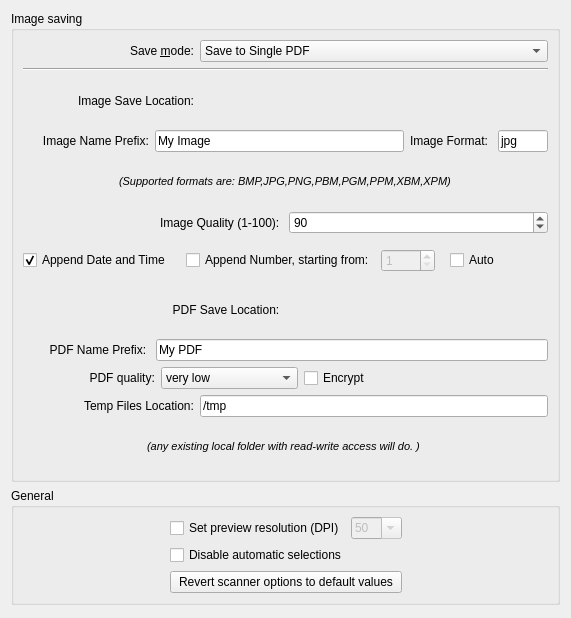
<?xml version="1.0" encoding="UTF-8"?>
<ui version="4.0">
 <class>kEasySkanSettings</class>
 <widget class="QWidget" name="kEasySkanSettings">
  <property name="geometry">
   <rect>
    <x>0</x>
    <y>0</y>
    <width>571</width>
    <height>618</height>
   </rect>
  </property>
  <property name="minimumSize">
   <size>
    <width>400</width>
    <height>560</height>
   </size>
  </property>
  <property name="windowTitle">
   <string>Settings</string>
  </property>
  <layout class="QGridLayout" name="gridLayout_3">
   <property name="sizeConstraint">
    <enum>QLayout::SetNoConstraint</enum>
   </property>
   <item row="1" column="0">
    <widget class="QGroupBox" name="generalGB">
     <property name="sizePolicy">
      <sizepolicy hsizetype="Preferred" vsizetype="Fixed">
       <horstretch>0</horstretch>
       <verstretch>0</verstretch>
      </sizepolicy>
     </property>
     <property name="title">
      <string>General</string>
     </property>
     <layout class="QGridLayout" name="gridLayout_2">
      <item row="0" column="1">
       <widget class="QCheckBox" name="setPreviewDPI">
        <property name="text">
         <string>Set preview resolution (DPI)</string>
        </property>
       </widget>
      </item>
      <item row="0" column="2">
       <widget class="QComboBox" name="previewDPI">
        <property name="enabled">
         <bool>false</bool>
        </property>
        <property name="editable">
         <bool>true</bool>
        </property>
        <item>
         <property name="text">
          <string>50</string>
         </property>
        </item>
        <item>
         <property name="text">
          <string>75</string>
         </property>
        </item>
        <item>
         <property name="text">
          <string>100</string>
         </property>
        </item>
        <item>
         <property name="text">
          <string>150</string>
         </property>
        </item>
        <item>
         <property name="text">
          <string>300</string>
         </property>
        </item>
        <item>
         <property name="text">
          <string notr="true">600</string>
         </property>
        </item>
       </widget>
      </item>
      <item row="1" column="1" colspan="2">
       <widget class="QCheckBox" name="u_disableSelections">
        <property name="text">
         <string>Disable automatic selections</string>
        </property>
       </widget>
      </item>
      <item row="0" column="0">
       <spacer name="horizontalSpacer">
        <property name="orientation">
         <enum>Qt::Horizontal</enum>
        </property>
        <property name="sizeHint" stdset="0">
         <size>
          <width>40</width>
          <height>20</height>
         </size>
        </property>
       </spacer>
      </item>
      <item row="0" column="3">
       <spacer name="horizontalSpacer_2">
        <property name="orientation">
         <enum>Qt::Horizontal</enum>
        </property>
        <property name="sizeHint" stdset="0">
         <size>
          <width>40</width>
          <height>20</height>
         </size>
        </property>
       </spacer>
      </item>
      <item row="2" column="1" colspan="2">
       <widget class="QPushButton" name="revertOptions">
        <property name="text">
         <string>Revert scanner options to default values</string>
        </property>
       </widget>
      </item>
     </layout>
    </widget>
   </item>
   <item row="2" column="0">
    <spacer name="verticalSpacer">
     <property name="orientation">
      <enum>Qt::Vertical</enum>
     </property>
     <property name="sizeType">
      <enum>QSizePolicy::Maximum</enum>
     </property>
     <property name="sizeHint" stdset="0">
      <size>
       <width>10</width>
       <height>2</height>
      </size>
     </property>
    </spacer>
   </item>
   <item row="0" column="0">
    <widget class="QGroupBox" name="groupBox">
     <property name="title">
      <string>Image saving</string>
     </property>
     <layout class="QGridLayout" name="gridLayout">
      <item row="8" column="0" colspan="3">
       <layout class="QHBoxLayout" name="horizontalLayout_5">
        <item alignment="Qt::AlignRight">
         <widget class="QLabel" name="label_10">
          <property name="toolTip">
           <string>&lt;html&gt;&lt;head/&gt;&lt;body&gt;&lt;p&gt;Default location for saving PDF files.&lt;/p&gt;&lt;/body&gt;&lt;/html&gt;</string>
          </property>
          <property name="text">
           <string>     PDF Save Location: </string>
          </property>
         </widget>
        </item>
        <item>
         <widget class="KUrlRequester" name="savePdfDir">
          <property name="mode">
           <set>KFile::Directory</set>
          </property>
         </widget>
        </item>
       </layout>
      </item>
      <item row="11" column="0" alignment="Qt::AlignRight">
       <widget class="QLabel" name="label_3">
        <property name="text">
         <string>Temp Files Location:</string>
        </property>
       </widget>
      </item>
      <item row="2" column="0" colspan="3">
       <widget class="Line" name="line">
        <property name="orientation">
         <enum>Qt::Horizontal</enum>
        </property>
       </widget>
      </item>
      <item row="1" column="0">
       <widget class="QLabel" name="label_6">
        <property name="toolTip">
         <string>&lt;html&gt;&lt;head/&gt;&lt;body&gt;&lt;p&gt;&lt;span style=&quot; font-weight:600;&quot;&gt;Standard Mode:&lt;/span&gt; All functions will be available. User interaction required.&lt;/p&gt;&lt;p&gt;&lt;span style=&quot; font-weight:600;&quot;&gt;Fast Image Mode: &lt;/span&gt;No user interaction. A unique identifier will be automatically appended to &lt;span style=&quot; font-style:italic;&quot;&gt;Image Name Prefix. &lt;/span&gt;Output images will be saved in the &lt;span style=&quot; font-style:italic;&quot;&gt;Image Save Location&lt;/span&gt; defined below. &lt;/p&gt;&lt;p&gt;&lt;span style=&quot; font-weight:600;&quot;&gt;Fast PDF Mode: &lt;/span&gt;No user interaction. A unique identifier will be automatically appended to &lt;span style=&quot; font-style:italic;&quot;&gt;PDF Name Prefix. &lt;/span&gt;Output images will be saved in the &lt;span style=&quot; font-style:italic;&quot;&gt;PDF Save Location&lt;/span&gt; defined below.&lt;/p&gt;&lt;/body&gt;&lt;/html&gt;</string>
        </property>
        <property name="text">
         <string>Save &amp;mode:</string>
        </property>
        <property name="textFormat">
         <enum>Qt::PlainText</enum>
        </property>
        <property name="alignment">
         <set>Qt::AlignRight|Qt::AlignTrailing|Qt::AlignVCenter</set>
        </property>
        <property name="buddy">
         <cstring>saveMode</cstring>
        </property>
       </widget>
      </item>
      <item row="1" column="1" colspan="2">
       <widget class="QComboBox" name="saveMode">
        <property name="toolTip">
         <string>&lt;html&gt;&lt;head/&gt;&lt;body&gt;&lt;p&gt;&lt;span style=&quot; font-weight:600;&quot;&gt;Standard Mode:&lt;/span&gt; All functions will be available. User interaction required.&lt;/p&gt;&lt;p&gt;&lt;span style=&quot; font-weight:600;&quot;&gt;Fast Image Mode: &lt;/span&gt;No user interaction. A unique identifier will be automatically appended to &lt;span style=&quot; font-style:italic;&quot;&gt;Image Name Prefix. &lt;/span&gt;Output images will be saved in the &lt;span style=&quot; font-style:italic;&quot;&gt;Image Save Location&lt;/span&gt; defined below. If not used with caution, this may overwrite existing files!&lt;/p&gt;&lt;p&gt;&lt;span style=&quot; font-weight:600;&quot;&gt;Fast PDF Mode: &lt;/span&gt;No user interaction. A unique identifier will be automatically appended to &lt;span style=&quot; font-style:italic;&quot;&gt;PDF Name Prefix. &lt;/span&gt;Output PDF files will be saved in the &lt;span style=&quot; font-style:italic;&quot;&gt;PDF Save Location&lt;/span&gt; defined below. If not used with caution, this may overwrite existing files!&lt;/p&gt;&lt;p&gt;&lt;span style=&quot; font-weight:600;&quot;&gt;Save to Single PDF: &lt;/span&gt;Use this mode to combine several documents into a single PDF file.&lt;/p&gt;&lt;/body&gt;&lt;/html&gt;</string>
        </property>
        <property name="currentText">
         <string>Save to Single PDF</string>
        </property>
        <property name="currentIndex">
         <number>3</number>
        </property>
        <item>
         <property name="text">
          <string>Standard Mode</string>
         </property>
        </item>
        <item>
         <property name="text">
          <string>Fast Save to Image</string>
         </property>
        </item>
        <item>
         <property name="text">
          <string>Fast Save to PDF</string>
         </property>
        </item>
        <item>
         <property name="text">
          <string>Save to Single PDF</string>
         </property>
        </item>
       </widget>
      </item>
      <item row="3" column="0">
       <widget class="QLabel" name="label">
        <property name="toolTip">
         <string>&lt;html&gt;&lt;head/&gt;&lt;body&gt;&lt;p&gt;Default location for saving images.&lt;/p&gt;&lt;/body&gt;&lt;/html&gt;</string>
        </property>
        <property name="text">
         <string>   Image Save Location:</string>
        </property>
        <property name="alignment">
         <set>Qt::AlignRight|Qt::AlignTrailing|Qt::AlignVCenter</set>
        </property>
       </widget>
      </item>
      <item row="11" column="1" colspan="2">
       <widget class="QLineEdit" name="tmpDir">
        <property name="text">
         <string>/tmp</string>
        </property>
       </widget>
      </item>
      <item row="3" column="1">
       <widget class="KUrlRequester" name="saveImgDir">
        <property name="mode">
         <set>KFile::Directory</set>
        </property>
       </widget>
      </item>
      <item row="5" column="0" colspan="3" alignment="Qt::AlignHCenter">
       <widget class="QLabel" name="label_8">
        <property name="font">
         <font>
          <pointsize>8</pointsize>
          <italic>true</italic>
         </font>
        </property>
        <property name="text">
         <string>(Supported formats are: BMP,JPG,PNG,PBM,PGM,PPM,XBM,XPM)</string>
        </property>
       </widget>
      </item>
      <item row="12" column="0" colspan="3" alignment="Qt::AlignHCenter">
       <widget class="QLabel" name="label_5">
        <property name="font">
         <font>
          <pointsize>8</pointsize>
          <italic>true</italic>
         </font>
        </property>
        <property name="text">
         <string>(any existing local folder with read-write access will do. ) </string>
        </property>
       </widget>
      </item>
      <item row="6" column="0" colspan="3">
       <layout class="QHBoxLayout" name="horizontalLayout_4">
        <item alignment="Qt::AlignRight">
         <widget class="QLabel" name="label_9">
          <property name="toolTip">
           <string>&lt;html&gt;&lt;head/&gt;&lt;body&gt;&lt;p&gt;For the image formats that support this option, quality usually defines the compression level when saving. Higher quality means less compression which, in turn, leads to bigger file size.&lt;/p&gt;&lt;p&gt;A value of 90 is considered to be a good choice.&lt;/p&gt;&lt;/body&gt;&lt;/html&gt;</string>
          </property>
          <property name="text">
           <string>Image Quality (1-100): </string>
          </property>
         </widget>
        </item>
        <item>
         <widget class="QSpinBox" name="imgQuality">
          <property name="prefix">
           <string/>
          </property>
          <property name="minimum">
           <number>-1</number>
          </property>
          <property name="maximum">
           <number>100</number>
          </property>
          <property name="value">
           <number>90</number>
          </property>
         </widget>
        </item>
       </layout>
      </item>
      <item row="9" column="0" colspan="3">
       <layout class="QHBoxLayout" name="horizontalLayout_6">
        <item alignment="Qt::AlignRight">
         <widget class="QLabel" name="label_11">
          <property name="toolTip">
           <string>&lt;html&gt;&lt;head/&gt;&lt;body&gt;&lt;p&gt;Default filename prefix when saving a documnet as PDF file.&lt;/p&gt;&lt;/body&gt;&lt;/html&gt;</string>
          </property>
          <property name="text">
           <string>        PDF Name Prefix: </string>
          </property>
         </widget>
        </item>
        <item>
         <widget class="QLineEdit" name="pdfPrefix">
          <property name="toolTip">
           <string>&lt;html&gt;&lt;head/&gt;&lt;body&gt;&lt;p&gt;This entry defines the default filename prefix when saving a documnet as PDF file.&lt;/p&gt;&lt;p&gt;Notice that non unicode or special characters may cause errors.&lt;/p&gt;&lt;/body&gt;&lt;/html&gt;</string>
          </property>
          <property name="text">
           <string>My PDF</string>
          </property>
         </widget>
        </item>
       </layout>
      </item>
      <item row="4" column="0" colspan="3">
       <layout class="QHBoxLayout" name="horizontalLayout">
        <item>
         <widget class="QLabel" name="label_12">
          <property name="toolTip">
           <string>&lt;html&gt;&lt;head/&gt;&lt;body&gt;&lt;p&gt;Default filename prefix when saving a documnet as image.&lt;/p&gt;&lt;/body&gt;&lt;/html&gt;</string>
          </property>
          <property name="text">
           <string>      Image Name Prefix:</string>
          </property>
         </widget>
        </item>
        <item>
         <widget class="QLineEdit" name="imgPrefix">
          <property name="toolTip">
           <string>&lt;html&gt;&lt;head/&gt;&lt;body&gt;&lt;p&gt;This  entry defines the default filename prefix when saving a documnet as image.&lt;/p&gt;&lt;p&gt;Notice that non unicode or special characters may cause errors.&lt;/p&gt;&lt;/body&gt;&lt;/html&gt;</string>
          </property>
          <property name="text">
           <string>My Image</string>
          </property>
         </widget>
        </item>
        <item>
         <widget class="QLabel" name="label_13">
          <property name="toolTip">
           <string>&lt;html&gt;&lt;head/&gt;&lt;body&gt;&lt;p&gt;Default image format when saving a documnet.&lt;/p&gt;&lt;/body&gt;&lt;/html&gt;</string>
          </property>
          <property name="text">
           <string>Image Format: </string>
          </property>
         </widget>
        </item>
        <item>
         <widget class="QLineEdit" name="imgFormat">
          <property name="maximumSize">
           <size>
            <width>50</width>
            <height>16777215</height>
           </size>
          </property>
          <property name="toolTip">
           <string>&lt;html&gt;&lt;head/&gt;&lt;body&gt;&lt;p&gt;This entry defines the image format to be used when saving. This is case insensitive, e.g.,  jpg,JPG and Jpg are all valid entries. &lt;/p&gt;&lt;p&gt;This also defines the filename's extension. &lt;/p&gt;&lt;/body&gt;&lt;/html&gt;</string>
          </property>
          <property name="text">
           <string>jpg</string>
          </property>
         </widget>
        </item>
       </layout>
      </item>
      <item row="7" column="0" colspan="3">
       <layout class="QHBoxLayout" name="horizontalLayout_2">
        <item>
         <widget class="QCheckBox" name="dateTimeAppend">
          <property name="toolTip">
           <string>&lt;html&gt;&lt;head/&gt;&lt;body&gt;&lt;p&gt;Appends a unique 'date and time' identifier to filename. e.g., MyImage-2018.12.31-23.59.59.jpg.&lt;/p&gt;&lt;p&gt;(format is always yyyy.MM.dd-hh.mm.ss and is independent of user's locale settings)&lt;/p&gt;&lt;/body&gt;&lt;/html&gt;</string>
          </property>
          <property name="text">
           <string>Append Date and Time</string>
          </property>
          <property name="checked">
           <bool>true</bool>
          </property>
          <property name="tristate">
           <bool>false</bool>
          </property>
         </widget>
        </item>
        <item>
         <widget class="QFrame" name="manualNumber">
          <property name="frameShape">
           <enum>QFrame::NoFrame</enum>
          </property>
          <property name="frameShadow">
           <enum>QFrame::Plain</enum>
          </property>
          <layout class="QHBoxLayout" name="horizontalLayout_3">
           <item>
            <widget class="QCheckBox" name="numberAppend">
             <property name="toolTip">
              <string>&lt;html&gt;&lt;head/&gt;&lt;body&gt;&lt;p&gt;This adds a number in a 4 digit format after &lt;span style=&quot; font-style:italic;&quot;&gt;Name Prefix,&lt;/span&gt; seperated by &amp;quot;-&amp;quot; e.g., My Image-0077.jpg.&lt;/p&gt;&lt;/body&gt;&lt;/html&gt;</string>
             </property>
             <property name="text">
              <string>Append Number, starting from:</string>
             </property>
            </widget>
           </item>
           <item>
            <widget class="QSpinBox" name="fileNumber">
             <property name="enabled">
              <bool>false</bool>
             </property>
             <property name="minimum">
              <number>1</number>
             </property>
             <property name="maximum">
              <number>9999</number>
             </property>
            </widget>
           </item>
          </layout>
         </widget>
        </item>
        <item>
         <widget class="QCheckBox" name="autoNumberAppend">
          <property name="toolTip">
           <string>&lt;html&gt;&lt;head/&gt;&lt;body&gt;&lt;p&gt;This scans the target directory for files named with the exact same prefix and automatically appends the right number.&lt;/p&gt;&lt;p&gt;Note that this overrides the other two options.&lt;/p&gt;&lt;/body&gt;&lt;/html&gt;</string>
          </property>
          <property name="text">
           <string>Auto</string>
          </property>
         </widget>
        </item>
       </layout>
      </item>
      <item row="10" column="0" colspan="2">
       <layout class="QHBoxLayout" name="horizontalLayout_7">
        <item alignment="Qt::AlignLeft">
         <widget class="QLabel" name="label_2">
          <property name="toolTip">
           <string>&lt;html&gt;&lt;head/&gt;&lt;body&gt;&lt;p&gt;This affects the reuslting file size of the PDF file.&lt;/p&gt;&lt;p&gt;Higher quality means larger file.&lt;/p&gt;&lt;/body&gt;&lt;/html&gt;</string>
          </property>
          <property name="text">
           <string>                    PDF quality:</string>
          </property>
         </widget>
        </item>
        <item>
         <widget class="QComboBox" name="pdfQuality">
          <property name="sizePolicy">
           <sizepolicy hsizetype="Expanding" vsizetype="Fixed">
            <horstretch>0</horstretch>
            <verstretch>0</verstretch>
           </sizepolicy>
          </property>
          <property name="toolTip">
           <string>&lt;html&gt;&lt;head/&gt;&lt;body&gt;&lt;p&gt;This affects the reuslting file size of the PDF file.&lt;/p&gt;&lt;p&gt;Higher quality means larger file.&lt;/p&gt;&lt;/body&gt;&lt;/html&gt;</string>
          </property>
          <property name="editable">
           <bool>false</bool>
          </property>
          <item>
           <property name="text">
            <string>very low</string>
           </property>
          </item>
          <item>
           <property name="text">
            <string>low</string>
           </property>
          </item>
          <item>
           <property name="text">
            <string>high</string>
           </property>
          </item>
          <item>
           <property name="text">
            <string>very high</string>
           </property>
          </item>
         </widget>
        </item>
        <item alignment="Qt::AlignRight">
         <widget class="QCheckBox" name="pdfEncrypt">
          <property name="toolTip">
           <string>&lt;html&gt;&lt;head/&gt;&lt;body&gt;&lt;p&gt;Enable this if you want to encrypt your file.&lt;/p&gt;&lt;p&gt;You'll be prompted to enter a password when the PDF file is ready.&lt;/p&gt;&lt;/body&gt;&lt;/html&gt;</string>
          </property>
          <property name="text">
           <string>Encrypt</string>
          </property>
         </widget>
        </item>
       </layout>
      </item>
     </layout>
    </widget>
   </item>
  </layout>
 </widget>
 <customwidgets>
  <customwidget>
   <class>KUrlRequester</class>
   <extends>QWidget</extends>
   <header>kurlrequester.h</header>
  </customwidget>
 </customwidgets>
 <resources/>
 <connections>
  <connection>
   <sender>setPreviewDPI</sender>
   <signal>toggled(bool)</signal>
   <receiver>previewDPI</receiver>
   <slot>setEnabled(bool)</slot>
   <hints>
    <hint type="sourcelabel">
     <x>130</x>
     <y>14</y>
    </hint>
    <hint type="destinationlabel">
     <x>176</x>
     <y>14</y>
    </hint>
   </hints>
  </connection>
  <connection>
   <sender>autoNumberAppend</sender>
   <signal>toggled(bool)</signal>
   <receiver>manualNumber</receiver>
   <slot>setDisabled(bool)</slot>
   <hints>
    <hint type="sourcelabel">
     <x>537</x>
     <y>264</y>
    </hint>
    <hint type="destinationlabel">
     <x>335</x>
     <y>264</y>
    </hint>
   </hints>
  </connection>
  <connection>
   <sender>autoNumberAppend</sender>
   <signal>toggled(bool)</signal>
   <receiver>dateTimeAppend</receiver>
   <slot>setDisabled(bool)</slot>
   <hints>
    <hint type="sourcelabel">
     <x>537</x>
     <y>264</y>
    </hint>
    <hint type="destinationlabel">
     <x>97</x>
     <y>264</y>
    </hint>
   </hints>
  </connection>
  <connection>
   <sender>numberAppend</sender>
   <signal>toggled(bool)</signal>
   <receiver>fileNumber</receiver>
   <slot>setEnabled(bool)</slot>
   <hints>
    <hint type="sourcelabel">
     <x>299</x>
     <y>264</y>
    </hint>
    <hint type="destinationlabel">
     <x>446</x>
     <y>264</y>
    </hint>
   </hints>
  </connection>
 </connections>
</ui>
